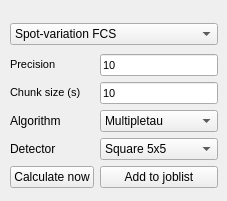
      <widget class="QWidget" name="tab">
       <attribute name="title">
        <string>Correlate</string>
       </attribute>
       <widget class="QWidget" name="verticalLayoutWidget_2">
        <property name="geometry">
         <rect>
          <x>10</x>
          <y>20</y>
          <width>208</width>
          <height>172</height>
         </rect>
        </property>
        <layout class="QVBoxLayout" name="verticalLayout_4">
         <item>
          <widget class="QComboBox" name="corrs_dropdown">
           <item>
            <property name="text">
             <string>Spot-variation FCS</string>
            </property>
           </item>
           <item>
            <property name="text">
             <string>Cross-correlation spectroscopy</string>
            </property>
           </item>
           <item>
            <property name="text">
             <string>Pair-correlation FCS</string>
            </property>
           </item>
           <item>
            <property name="text">
             <string>All autocorrelations</string>
            </property>
           </item>
           <item>
            <property name="text">
             <string>STICS with iMSD analysis</string>
            </property>
           </item>
          </widget>
         </item>
         <item>
          <layout class="QGridLayout" name="gridLayout_7" columnstretch="1,0">
           <item row="4" column="0">
            <widget class="QPushButton" name="calcCorrCurrentFile_button">
             <property name="text">
              <string>Calculate now</string>
             </property>
            </widget>
           </item>
           <item row="4" column="1">
            <widget class="QPushButton" name="addToJoblist_button">
             <property name="text">
              <string>Add to joblist</string>
             </property>
            </widget>
           </item>
           <item row="0" column="0">
            <widget class="QLabel" name="precision_label">
             <property name="text">
              <string>&lt;html&gt;&lt;head/&gt;&lt;body&gt;&lt;p&gt;&lt;span style=&quot; font-size:8pt;&quot;&gt;Precision&lt;/span&gt;&lt;/p&gt;&lt;/body&gt;&lt;/html&gt;</string>
             </property>
            </widget>
           </item>
           <item row="0" column="1">
            <widget class="QLineEdit" name="resolution_edit">
             <property name="font">
              <font>
               <pointsize>8</pointsize>
               <weight>50</weight>
               <bold>false</bold>
              </font>
             </property>
             <property name="text">
              <string>10</string>
             </property>
            </widget>
           </item>
           <item row="1" column="0">
            <widget class="QLabel" name="chunkSize_label">
             <property name="text">
              <string>&lt;html&gt;&lt;head/&gt;&lt;body&gt;&lt;p&gt;&lt;span style=&quot; font-size:8pt;&quot;&gt;Chunk size (s)&lt;/span&gt;&lt;/p&gt;&lt;/body&gt;&lt;/html&gt;</string>
             </property>
            </widget>
           </item>
           <item row="1" column="1">
            <widget class="QLineEdit" name="chunkSize_edit">
             <property name="font">
              <font>
               <pointsize>8</pointsize>
               <weight>50</weight>
               <bold>false</bold>
              </font>
             </property>
             <property name="text">
              <string>10</string>
             </property>
            </widget>
           </item>
           <item row="2" column="1">
            <widget class="QComboBox" name="algorithm_dropdown">
             <item>
              <property name="text">
               <string>Multipletau</string>
              </property>
             </item>
             <item>
              <property name="text">
               <string>Wiener-Khinchin</string>
              </property>
             </item>
             <item>
              <property name="text">
               <string>TT2Corr</string>
              </property>
             </item>
             <item>
              <property name="text">
               <string>PCH</string>
              </property>
             </item>
            </widget>
           </item>
           <item row="2" column="0">
            <widget class="QLabel" name="algorithm_label">
             <property name="text">
              <string>Algorithm</string>
             </property>
            </widget>
           </item>
           <item row="3" column="0">
            <widget class="QLabel" name="label">
             <property name="text">
              <string>Detector</string>
             </property>
            </widget>
           </item>
           <item row="3" column="1">
            <widget class="QComboBox" name="detector_dropdown">
             <item>
              <property name="text">
               <string>Square 5x5</string>
              </property>
             </item>
             <item>
              <property name="text">
               <string>Airyscan 32</string>
              </property>
             </item>
            </widget>
           </item>
          </layout>
         </item>
        </layout>
       </widget>
      </widget>
